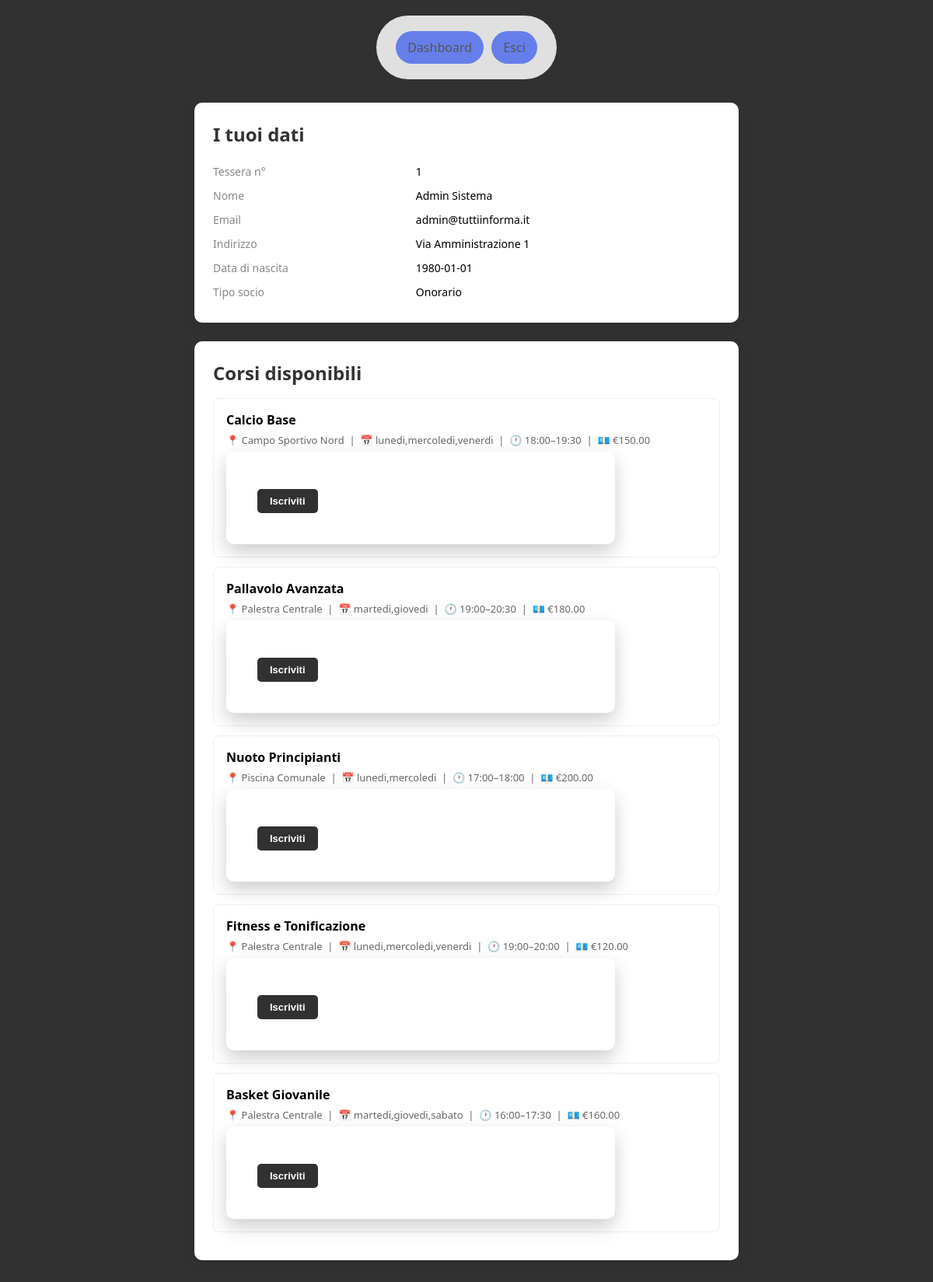
The page /sport/src/dashboard.php (signed in) on the database its author committed.
### tables this page shows
CREATE TABLE soci (
    tessera_id INT PRIMARY KEY AUTO_INCREMENT,
    nome VARCHAR(50) NOT NULL,
    cognome VARCHAR(50) NOT NULL,
    indirizzo VARCHAR(100) NOT NULL,
    data_nascita DATE NOT NULL,
    professione VARCHAR(50),
    tipo_socio ENUM('atleta', 'frequentatore', 'onorario') NOT NULL,
    email VARCHAR(100) UNIQUE NOT NULL,
    password VARCHAR(255) NOT NULL,
    data_iscrizione TIMESTAMP DEFAULT CURRENT_TIMESTAMP
);

CREATE TABLE corsi (
    codice_corso INT PRIMARY KEY AUTO_INCREMENT,
    descrizione VARCHAR(200) NOT NULL,
    costo DECIMAL(8,2) NOT NULL,
    giorni_settimana SET('lunedi','martedi','mercoledi','giovedi','venerdi','sabato','domenica') NOT NULL,
    ora_inizio TIME NOT NULL,
    ora_fine TIME NOT NULL,
    codice_impianto INT NOT NULL,
    responsabile_cf VARCHAR(16) NOT NULL,
    max_partecipanti INT DEFAULT 20,
    FOREIGN KEY (codice_impianto) REFERENCES impianti(codice_impianto),
    FOREIGN KEY (responsabile_cf) REFERENCES responsabili(codice_fiscale)
);

CREATE TABLE impianti (
    codice_impianto INT PRIMARY KEY AUTO_INCREMENT,
    descrizione VARCHAR(100) NOT NULL,
    indirizzo VARCHAR(100) NOT NULL,
    telefono VARCHAR(20),
    ente_gestore VARCHAR(100)
);

### sport/src/dashboard.php (the view, shortened to what this page needs)
<?php
require_once __DIR__ . '/../../config/connect.php';
$tessera_id = $_SESSION['tessera_id'];
$stmt = $pdo->prepare("SELECT * FROM soci WHERE tessera_id = ?");
$stmt->execute([$tessera_id]);
$socio = $stmt->fetch(PDO::FETCH_ASSOC);
$corsi = $pdo->query("SELECT c.codice_corso, c.descrizione, c.costo, c.giorni_settimana, c.ora_inizio, c.ora_fine,
                             i.descrizione AS impianto
                      FROM corsi c
                      JOIN impianti i ON c.codice_impianto = i.codice_impianto")
             ->fetchAll(PDO::FETCH_ASSOC);
$iscrizioni = $pdo->prepare("SELECT codice_corso FROM iscrizioni_corsi WHERE tessera_id = ?");
$iscrizioni->execute([$tessera_id]);
$iscritti = array_column($iscrizioni->fetchAll(PDO::FETCH_ASSOC), 'codice_corso');
?>
<!DOCTYPE html>
<html lang="it">
<head>
    <link rel="stylesheet" href="../style/global.css">
</head>
<body>
    <header>
        <nav>
            <ul>
                <li><a href="dashboard.php">Dashboard</a></li>
                <li><a href="auth/logout.php">Esci</a></li>
            </ul>
        </nav>
    </header>
    <main style="max-width:700px;margin:30px auto">
        <section style="background:white;border-radius:10px;padding:24px;margin-bottom:24px;box-shadow:0 4px 16px rgba(0,0,0,.08)">
            <h2 style="margin-bottom:16px;color:#333">I tuoi dati</h2>
            <table style="width:100%;font-size:14px;border-collapse:collapse">
                <tr><td style="padding:6px 0;color:#888;width:40%">Tessera n°</td><td><?= $socio['tessera_id'] ?></td></tr>
                <tr><td style="padding:6px 0;color:#888">Nome</td><td><?= htmlspecialchars($socio['nome'] . ' ' . $socio['cognome']) ?></td></tr>
                <tr><td style="padding:6px 0;color:#888">Email</td><td><?= htmlspecialchars($socio['email']) ?></td></tr>
                <tr><td style="padding:6px 0;color:#888">Indirizzo</td><td><?= htmlspecialchars($socio['indirizzo']) ?></td></tr>
                <tr><td style="padding:6px 0;color:#888">Data di nascita</td><td><?= $socio['data_nascita'] ?></td></tr>
                <tr><td style="padding:6px 0;color:#888">Tipo socio</td><td><?= ucfirst($socio['tipo_socio']) ?></td></tr>
            </table>
        </section>
        <section style="background:white;border-radius:10px;padding:24px;box-shadow:0 4px 16px rgba(0,0,0,.08)">
            <h2 style="margin-bottom:16px;color:#333">Corsi disponibili</h2>
            <?php foreach ($corsi as $corso): ?>
            <div style="border:1px solid #eee;border-radius:8px;padding:16px;margin-bottom:12px">
                <strong><?= htmlspecialchars($corso['descrizione']) ?></strong>
                <div style="font-size:13px;color:#666;margin:6px 0">
                    📍 <?= htmlspecialchars($corso['impianto']) ?> &nbsp;|&nbsp;
                    📅 <?= $corso['giorni_settimana'] ?> &nbsp;|&nbsp;
                    🕐 <?= substr($corso['ora_inizio'],0,5) ?>–<?= substr($corso['ora_fine'],0,5) ?> &nbsp;|&nbsp;
                    💶 €<?= number_format($corso['costo'],2) ?>
                </div>
                <?php if (in_array($corso['codice_corso'], $iscritti)): ?>
                    <span style="font-size:13px;color:#16a34a;font-weight:600">✔ Iscritto</span>
                <?php else: ?>
                    <form method="POST" style="margin:0">
                        <button type="submit" style="margin-top:8px;padding:8px 16px;width:auto;font-size:13px">Iscriviti</button>
                    </form>
                <?php endif; ?>
            </div>
            <?php endforeach; ?>
        </section>
    </main>
</body>
</html>

### sport/src/style/global.css (style rules this page uses)
* { margin: 0; padding: 0; box-sizing: border-box; }
body { font-family: 'Segoe UI', Tahoma, Geneva, Verdana, sans-serif; background: #313131; min-height: 100vh; padding: 20px; }
header { display: flex; flex-direction: row; justify-content: center; }
nav { background: #e0e0e0; padding: 20px; width: 20%; border-radius: 100px; }
ul { display: flex; justify-content: space-around; }
ul li { list-style: none; padding: 10px 15px; background: #667eea; border-radius: 30px; }
li a { text-decoration: none; color: #555; }
form { background: white; padding: 40px; border-radius: 10px; box-shadow: 0 10px 25px rgba(0, 0, 0, 0.2); max-width: 500px; width: 100%; }
button { width: 100%; padding: 14px; background: #313131; color: white; border: none; border-radius: 5px; font-size: 16px; font-weight: 600; cursor: pointer; transition: transform 0.2s, box-shadow 0.2s; }

### rows shown on the page
soci: tessera_id "1", nome+cognome "Admin Sistema", email "admin@tuttiinforma.it", indirizzo "Via Amministrazione 1", data_nascita "1980-01-01", tipo_socio "Onorario"
corsi: descrizione "Calcio Base", codice_impianto.descrizione "Campo Sportivo Nord", giorni_settimana "lunedi,mercoledi,venerdi", ora_inizio "18:00", ora_fine "19:30", costo "150.00"
corsi: descrizione "Pallavolo Avanzata", codice_impianto.descrizione "Palestra Centrale", giorni_settimana "martedi,giovedi", ora_inizio "19:00", ora_fine "20:30", costo "180.00"
corsi: descrizione "Nuoto Principianti", codice_impianto.descrizione "Piscina Comunale", giorni_settimana "lunedi,mercoledi", ora_inizio "17:00", ora_fine "18:00", costo "200.00"
corsi: descrizione "Fitness e Tonificazione", codice_impianto.descrizione "Palestra Centrale", giorni_settimana "lunedi,mercoledi,venerdi", ora_inizio "19:00", ora_fine "20:00", costo "120.00"
corsi: descrizione "Basket Giovanile", codice_impianto.descrizione "Palestra Centrale", giorni_settimana "martedi,giovedi,sabato", ora_inizio "16:00", ora_fine "17:30", costo "160.00"
